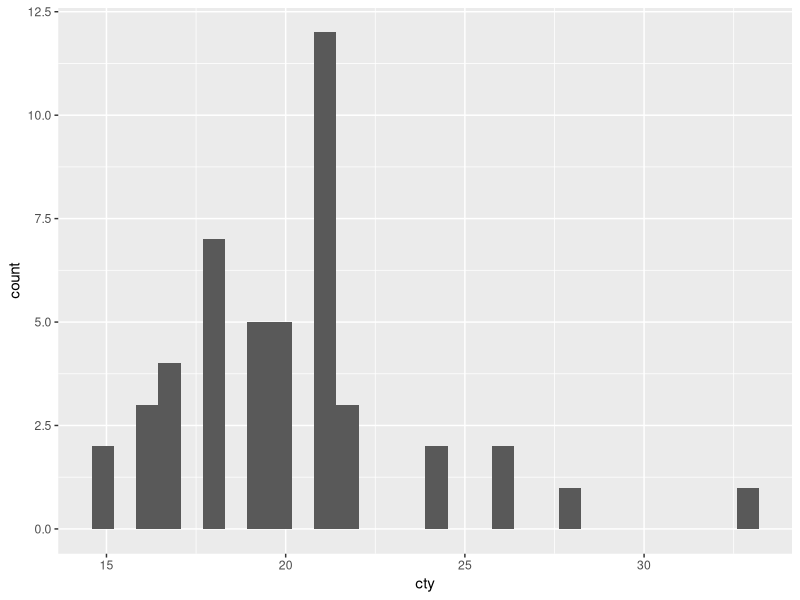

The R script that drew this image:
## ---- chunk 1
library(tidyverse)
library(ggthemes)
## ---- chunk 2
compactCarsMPG = mpg |>
  filter(class == "compact") |>
  select(cty)

mpg |>
  filter(class == "compact") |>
  ggplot(aes(x = cty)) +
  geom_histogram()

mpg |> 
  filter(year < 2000)

mpg |>
  filter(class == "suv" & (cty > 13 | hwy > 10))
## ---- chunk 3
x = NA

is.na(x)

#Dataframe for the Example
age = c(22,21,NA,24,19,20,23)
yrs_math_ed = c(4,5,NA,2,5,3,5)
names = c("Mary","Martha","Rosy","Kim","Kristen","Amy","Sam")
subject = c("English","Math",NA,"Sociology","Math","Music","Dance")
df = data.frame(Age = age, Years = yrs_math_ed,Name = names, Major = subject)
df

is.na(df$Years)
is.na((df$Name))

df |>
  filter(!is.na(Years))
## ---- chunk 4
mpg |>
  arrange(manufacturer, cty) |>
  view()

df |>
  arrange(df$Name)

df |>
  arrange(Age)
